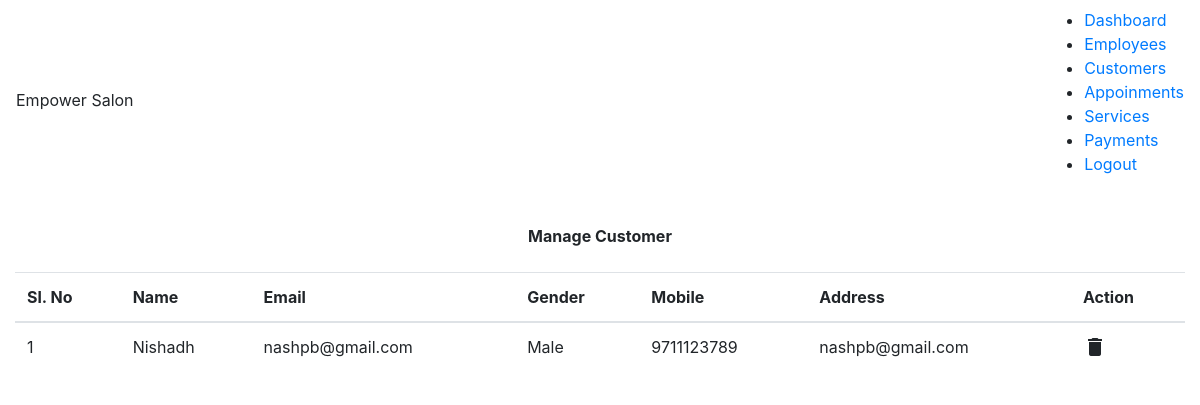
Page /manage_customer.php (signed in) on the committed database.
### tables this page shows
CREATE TABLE IF NOT EXISTS `customers` (
  `id` int(11) NOT NULL AUTO_INCREMENT,
  `name` varchar(255) NOT NULL,
  `email` varchar(255) NOT NULL,
  `gender` varchar(250) NOT NULL,
  `phone_no` varchar(255) NOT NULL,
  `address` varchar(255) NOT NULL,
  PRIMARY KEY (`id`),
  UNIQUE KEY `email_UNIQUE` (`email`),
  UNIQUE KEY `phone_no_UNIQUE` (`phone_no`)
);

### manage_customer.php (the view, shortened to what this page needs)
<?php
    include_once('configs/db.php');
    include('dashboard_header.php');
    $customers = [];
	$sql_query = 'SELECT * FROM `customers`';
	$result = mysqli_query($db_conn,$sql_query);
	if($result)
	{
		$customers = mysqli_fetch_all($result);
    }
?>
<!DOCTYPE html>
<html lang="en">
<head>
    <link rel="stylesheet" href="https://maxcdn.bootstrapcdn.com/bootstrap/4.4.1/css/bootstrap.min.css">
</head>
<body>
    <p class="text-center font-weight-bold m-4">Manage Customer</p>
    <div class="container-fluid">
        <table class="table">
            <thead>
                <tr>
                    <th>Sl. No</th>
                    <th>Name</th>
                    <th>Email</th>
                    <th>Gender</th>
                    <th>Mobile</th>
                    <th>Address</th>
                    <th>Action</th>
                </tr>
            </thead>
            <tbody>
            <?php if(empty($customers)):?>
							<tr align="center">
							<td colspan="9"> NO REGISTERED CUSTOMERS </td>
							</tr>
			    <?php else:?>
                <?php
                    foreach($customers as $key=>$customer)
                    {
                        echo '<tr>
                                    <td>'.($key+1).'</td>
                                    <td>'.$customer[1].'</td>
                                    <td>'.$customer[2].'</td>
                                    <td>'.$customer[3].'</td>
                                    <td>'.$customer[4].'</td>
                                    <td>'.$customer[5].'</td>
                                    <td>
                                    <i class="material-icons" onclick=del_customer_alert('.$customer[0].')>delete</i>
                                    </td>
                             </tr>';
                    }
                ?>
                <?php endif; ?>
            </tbody>
        </table>
    </div>
</body>
</html>

### style/style.css (style rules this page uses)
body { padding: 0px; margin: 0px; }

### rows in the picture
customers: name "Nishadh", email "nashpb@gmail.com", gender "Male", phone_no "9711123789", address "nashpb@gmail.com"
